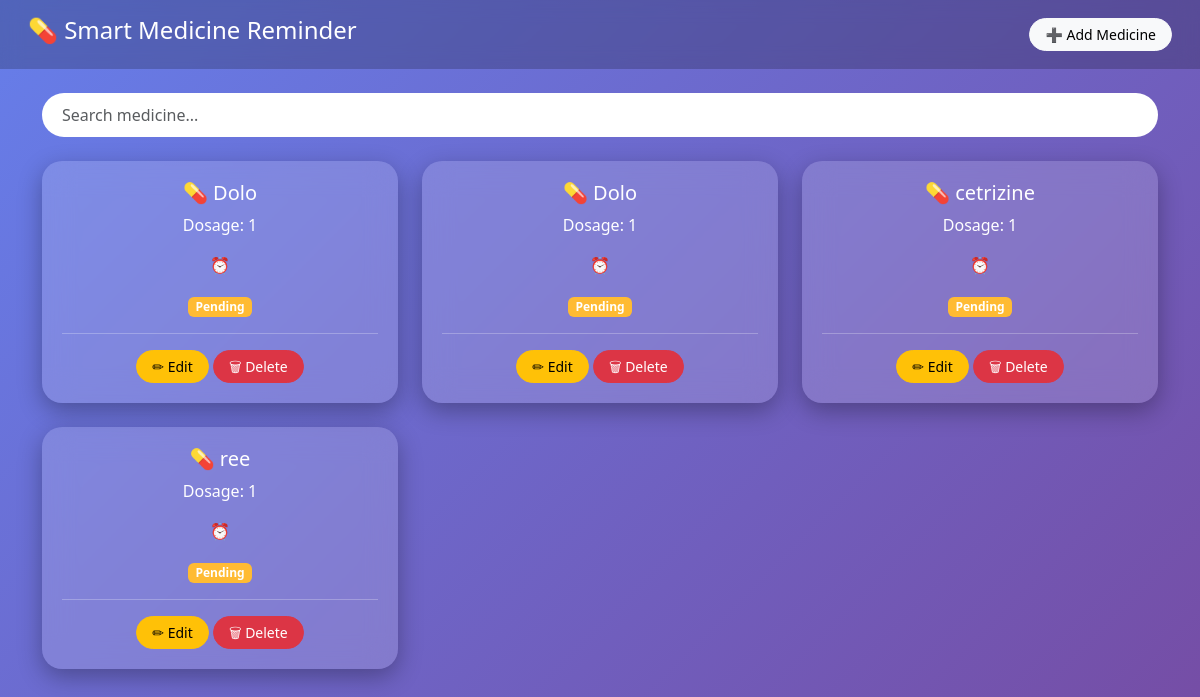
Page /medicine_list/ on the committed database.
### app1/models.py (models this page shows, shortened)
class Medicine(models.Model):
    name = models.CharField(max_length=100)
    dosage = models.CharField(max_length=50)
    reminder_time = models.TimeField()
    repeat_daily = models.BooleanField(default=True)
    created_at = models.DateTimeField(auto_now_add=True)

### app1/views.py (the view)
# urls.py: path('medicine_list/', views.medicine_list, name='medicine_list'),
def medicine_list(request):
    medicines = Medicine.objects.all()
    return render(request, 'medicine_list.html', {'medicines': medicines})

### templates/medicine_list.html (shortened to what this page needs)
<!DOCTYPE html>
<html>
<head>
<link href="https://cdn.jsdelivr.net/npm/bootstrap@5.3.2/dist/css/bootstrap.min.css" rel="stylesheet">
</head>
<body>
<nav class="navbar navbar-dark p-3">
<div class="container-fluid">
<h4>💊 Smart Medicine Reminder</h4>
<a href="{% url 'add_medicine' %}"
   class="btn btn-light btn-custom">
➕ Add Medicine
</a>
</div>
</nav>
<div class="container mt-4">
<input type="text"
       id="searchInput"
       class="form-control search-box mb-4"
       placeholder="Search medicine...">
<div class="row" id="medicineContainer">
{% for med in medicines %}
<div class="col-md-4 mb-4 medicine-item">
<div class="med-card text-center"
     id="card-{{ med.id }}">
<h5>💊 {{ med.name }}</h5>
<p>Dosage: {{ med.dosage }}</p>
<p class="med-time"
   data-id="{{ med.id }}">
⏰ {{ med.time|time:"H:i" }}
</p>
{% if med.taken %}
<span class="badge badge-taken">
✔ Taken
</span>
{% else %}
<span class="badge badge-pending">
Pending
</span>
{% endif %}
<hr style="border-color:white;">
<a href="{% url 'edit_medicine' med.id %}"
   class="btn btn-warning btn-sm btn-custom">
✏ Edit
</a>
<a href="{% url 'delete_medicine' med.id %}"
   class="btn btn-danger btn-sm btn-custom">
🗑 Delete
</a>
</div>
</div>
{% empty %}
<p>No medicines added yet.</p>
{% endfor %}
</div>
</div>
</body>
</html>

### templates/medicine_list.html (style rules this page uses)
body { background: linear-gradient(135deg,#667eea,#764ba2); min-height:100vh; font-family:'Segoe UI',sans-serif; color:white; }
.navbar { background: rgba(0,0,0,0.2); backdrop-filter: blur(10px); }
.med-card { background: rgba(255,255,255,0.15); border-radius:20px; padding:20px; backdrop-filter: blur(15px); box-shadow:0 8px 25px rgba(0,0,0,0.3); transition:0.3s; }
.badge-pending { background:#ffbb33; }
.btn-custom { border-radius:30px; padding:5px 15px; font-size:14px; }
.search-box { border-radius:30px; padding:10px 20px; border:none; }

### rows in the picture
Medicine: name "Dolo", dosage "1"
Medicine: name "Dolo", dosage "1"
Medicine: name "cetrizine", dosage "1"
Medicine: name "ree", dosage "1"
